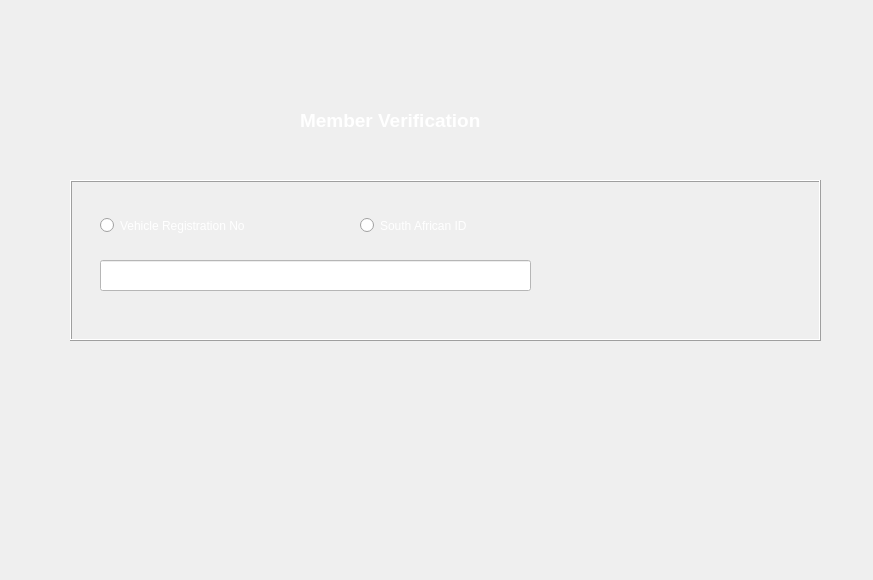
<?xml version="1.0" encoding="UTF-8"?>
<ui version="4.0">
 <class>VerifyMemberForm</class>
 <widget class="QWidget" name="VerifyMemberForm">
  <property name="geometry">
   <rect>
    <x>0</x>
    <y>0</y>
    <width>873</width>
    <height>580</height>
   </rect>
  </property>
  <property name="windowTitle">
   <string>Form</string>
  </property>
  <widget class="QLabel" name="TitleLabel">
   <property name="geometry">
    <rect>
     <x>300</x>
     <y>100</y>
     <width>261</width>
     <height>41</height>
    </rect>
   </property>
   <property name="font">
    <font>
     <pointsize>14</pointsize>
     <weight>75</weight>
     <bold>true</bold>
    </font>
   </property>
   <property name="styleSheet">
    <string notr="true">color: rgb(255, 255, 255);</string>
   </property>
   <property name="frameShape">
    <enum>QFrame::NoFrame</enum>
   </property>
   <property name="frameShadow">
    <enum>QFrame::Raised</enum>
   </property>
   <property name="text">
    <string>Member Verification</string>
   </property>
  </widget>
  <widget class="QFrame" name="ConfigurationFrame">
   <property name="geometry">
    <rect>
     <x>70</x>
     <y>180</y>
     <width>751</width>
     <height>161</height>
    </rect>
   </property>
   <property name="styleSheet">
    <string notr="true"/>
   </property>
   <property name="frameShape">
    <enum>QFrame::Box</enum>
   </property>
   <property name="frameShadow">
    <enum>QFrame::Raised</enum>
   </property>
   <widget class="QRadioButton" name="VehicleNumberRadioButton">
    <property name="geometry">
     <rect>
      <x>30</x>
      <y>30</y>
      <width>201</width>
      <height>31</height>
     </rect>
    </property>
    <property name="styleSheet">
     <string notr="true">font: 75 10pt &quot;MS Shell Dlg 2&quot;;
color: rgb(255, 255, 255);</string>
    </property>
    <property name="text">
     <string>Vehicle Registration No</string>
    </property>
   </widget>
   <widget class="QRadioButton" name="SAIDRadioButton">
    <property name="geometry">
     <rect>
      <x>290</x>
      <y>30</y>
      <width>171</width>
      <height>31</height>
     </rect>
    </property>
    <property name="styleSheet">
     <string notr="true">font: 75 10pt &quot;MS Shell Dlg 2&quot;;
color: rgb(255, 255, 255);</string>
    </property>
    <property name="text">
     <string>South African ID</string>
    </property>
   </widget>
   <widget class="QLineEdit" name="MemberIDLineEdit">
    <property name="geometry">
     <rect>
      <x>30</x>
      <y>80</y>
      <width>431</width>
      <height>31</height>
     </rect>
    </property>
    <property name="styleSheet">
     <string notr="true">background-color: rgb(255, 255, 255);</string>
    </property>
   </widget>
   <widget class="QPushButton" name="SearchPushButton">
    <property name="geometry">
     <rect>
      <x>600</x>
      <y>10</y>
      <width>131</width>
      <height>121</height>
     </rect>
    </property>
    <property name="toolTip">
     <string>Search Member</string>
    </property>
    <property name="styleSheet">
     <string notr="true">background-image: url(:/resources/icons/search.png);
background-repeat: no repeat;</string>
    </property>
    <property name="text">
     <string/>
    </property>
    <property name="iconSize">
     <size>
      <width>100</width>
      <height>100</height>
     </size>
    </property>
    <property name="autoDefault">
     <bool>false</bool>
    </property>
    <property name="flat">
     <bool>true</bool>
    </property>
   </widget>
  </widget>
 </widget>
 <resources/>
 <connections/>
</ui>
